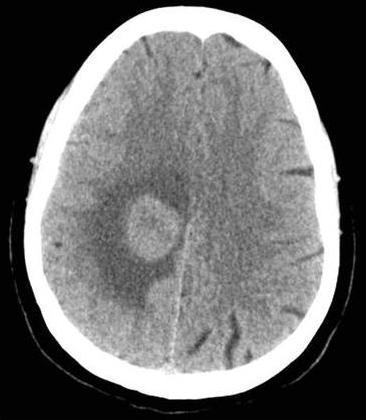
%> input picture Original.jpg, 366 x 420 px
$ octave 3rd_LAB.m   (GNU Octave 9; MATLAB toolbox functions it lacks are replaced by stand-ins)
%> lines starting %> are read from the running program, lines starting %| are printed output that depends on the picture
a=imread('C:\Users\Amritmay Biswas\Pictures\Original.jpg');
%> a is the input picture: size 420x366x3 uint8; min 0, max 255, mean 110.1
info=imfinfo('C:\Users\Amritmay Biswas\Pictures\Original.jpg');
B=info.BitDepth;
L=2^B;
s=L-a;
%> s: size 420x366x3 uint8; every value is 255
imshowpair(a,s);
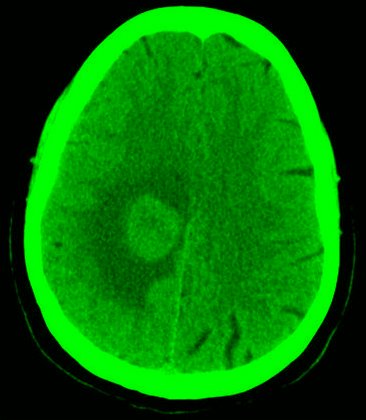
%> displayed picture: size 420x366x3, on the screen's scale of 0 to 255; mean R, G, B 0, 110.1, 0


m=double(a);
A=50*log(1+m);
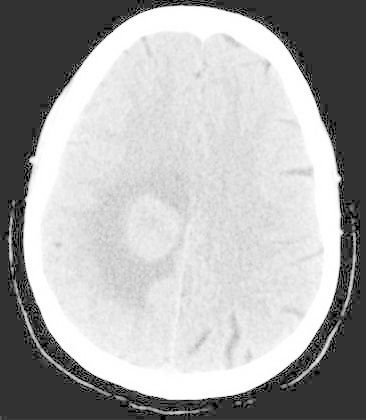
%> A: size 420x366x3 double; min 0, max 277.3, mean 186.7; drawn with min black and max white
figure,imshowpair(a,A)
%> after `imshowpair(a,A)`:
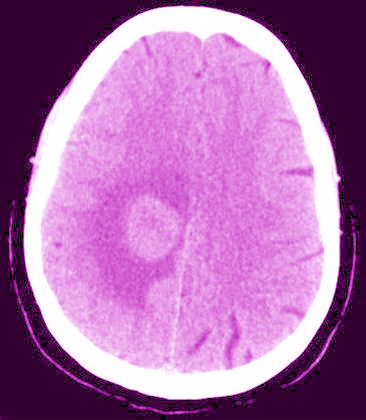
%> displayed picture: size 420x366x3, on the screen's scale of 0 to 255; mean R, G, B 171.9, 110.1, 171.9

$ run again, with 1.negative.jpg copied over Original.jpg
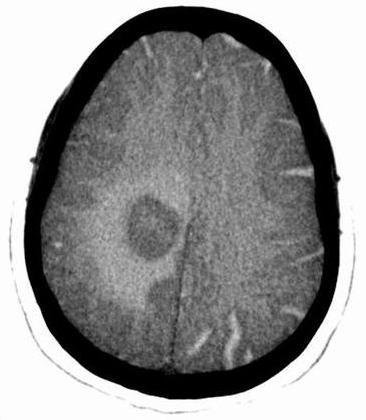
%> input picture 1.negative.jpg, 366 x 420 px
%> a is the input picture: size 420x366x3 uint8; min 0, max 255, mean 144.9
%> s: size 420x366x3 uint8; every value is 255
%> `A=50*log(1+m);`:
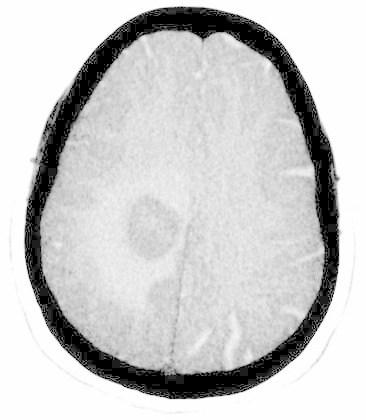
%> A: size 420x366x3 double; min 0, max 277.3, mean 220.4; drawn with min black and max white
%> `imshowpair(a,A)`:
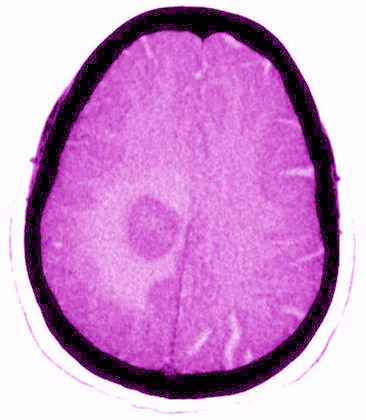
%> displayed picture: size 420x366x3, on the screen's scale of 0 to 255; mean R, G, B 202.8, 144.9, 202.8

$ run again, with Log Edge Detection.jpg copied over Original.jpg
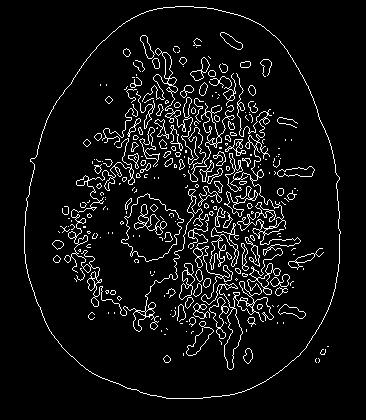
%> input picture Log Edge Detection.jpg, 366 x 420 px
%> a is the input picture: size 420x366 uint8; min 0, max 255, mean 17.8
%> `s=L-a;`:
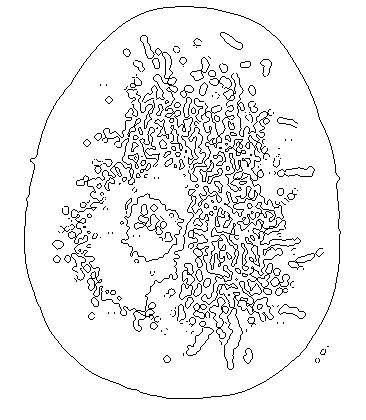
%> s: size 420x366 uint8; min 1, max 255, mean 237.4
%> `imshowpair(a,A)`:
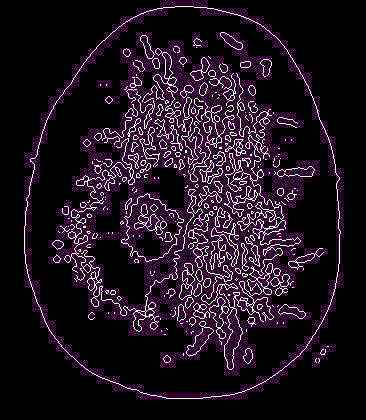
%> displayed picture: size 420x366x3, on the screen's scale of 0 to 255; mean R, G, B 32.3, 17.8, 32.3
